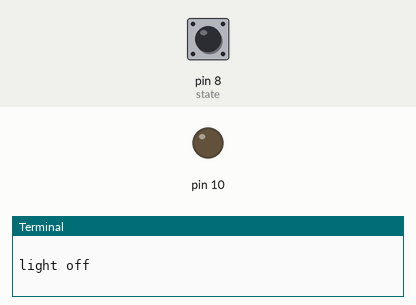
A program run on a simulated Raspberry Pi (header pin numbers). Shown: output pins drawn as LEDs (lit = HIGH), the last lines printed to the terminal. The inputs (shaded band) are chosen by the test bench; at power-on: pin 8 (state) HIGH.

Above: at 1.2 s.
1.3 s: pin 8 (state) pulled LOW for 0.25 s
At 1.5 s:
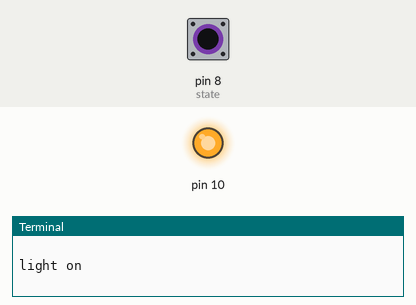
3.1 s: pin 8 (state) pulled LOW for 3.2 s
At 7.2 s:
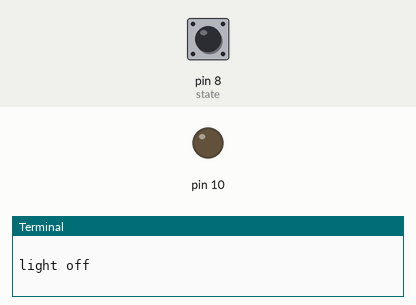
Timing chart, 0 to 8.7 s (numbered marks = the images above; inputs shaded):
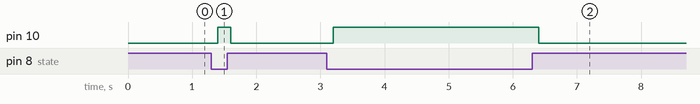

The program:

pud.py
```python
import RPi.GPIO as GPIO
import time

GPIO.setmode(GPIO.BOARD)
GPIO.setup(8,GPIO.IN,pull_up_down=GPIO.PUD_UP)
GPIO.setup(10,GPIO.OUT)

while(True):
	state = GPIO.input(8)
#	print(state)
	if state == False:
		print('light on\n')
		GPIO.output(10,GPIO.HIGH)
		time.sleep(0.2)
	else:
		GPIO.output(10,GPIO.LOW)
		print('light off\n')
		time.sleep(0.2)
```

Measured:
- after the input at 1.3 s, pin 10: LOW → HIGH after 0.10 s, → LOW 0.20 s later
- after the input at 3.1 s, pin 10: LOW → HIGH after 0.10 s, → LOW 3.2 s later
